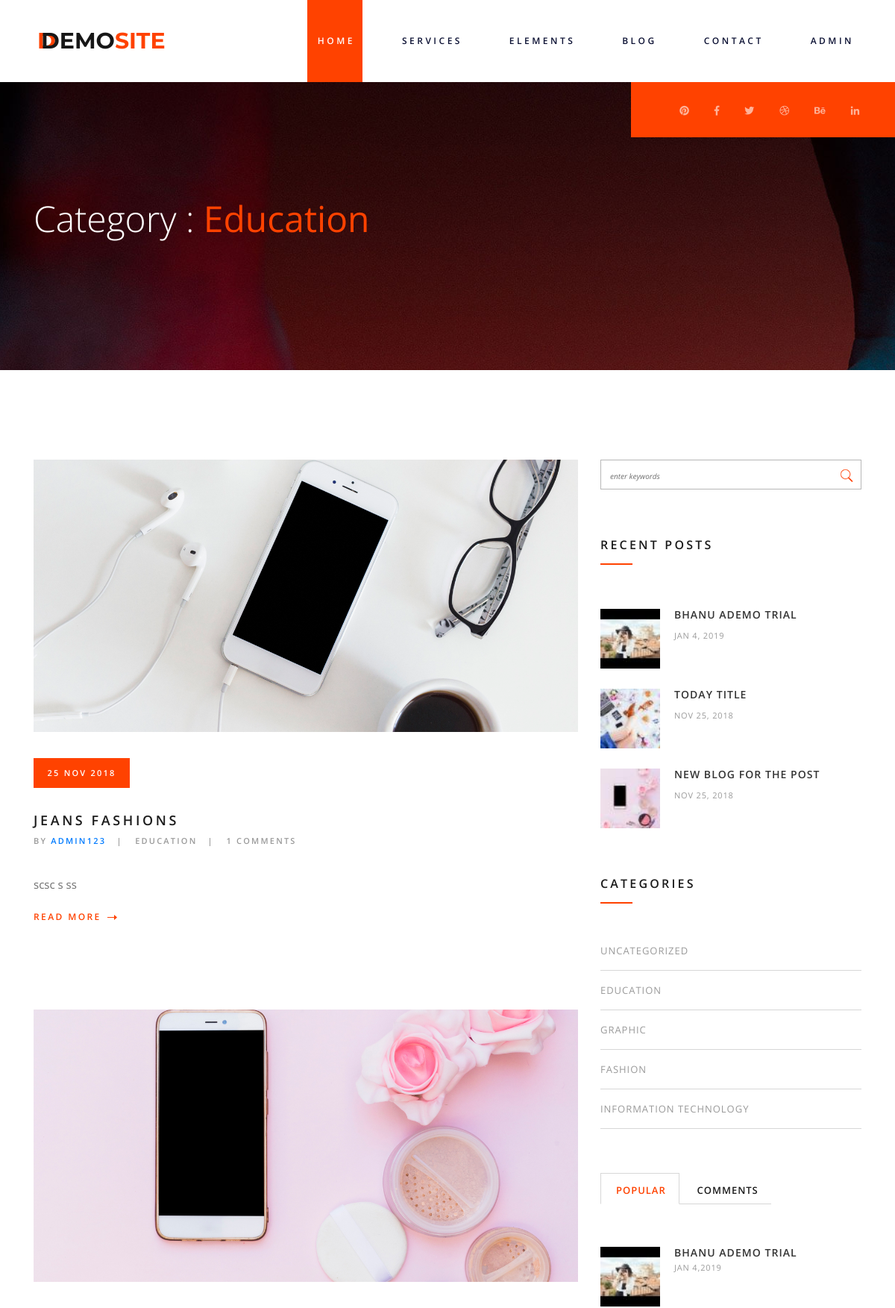
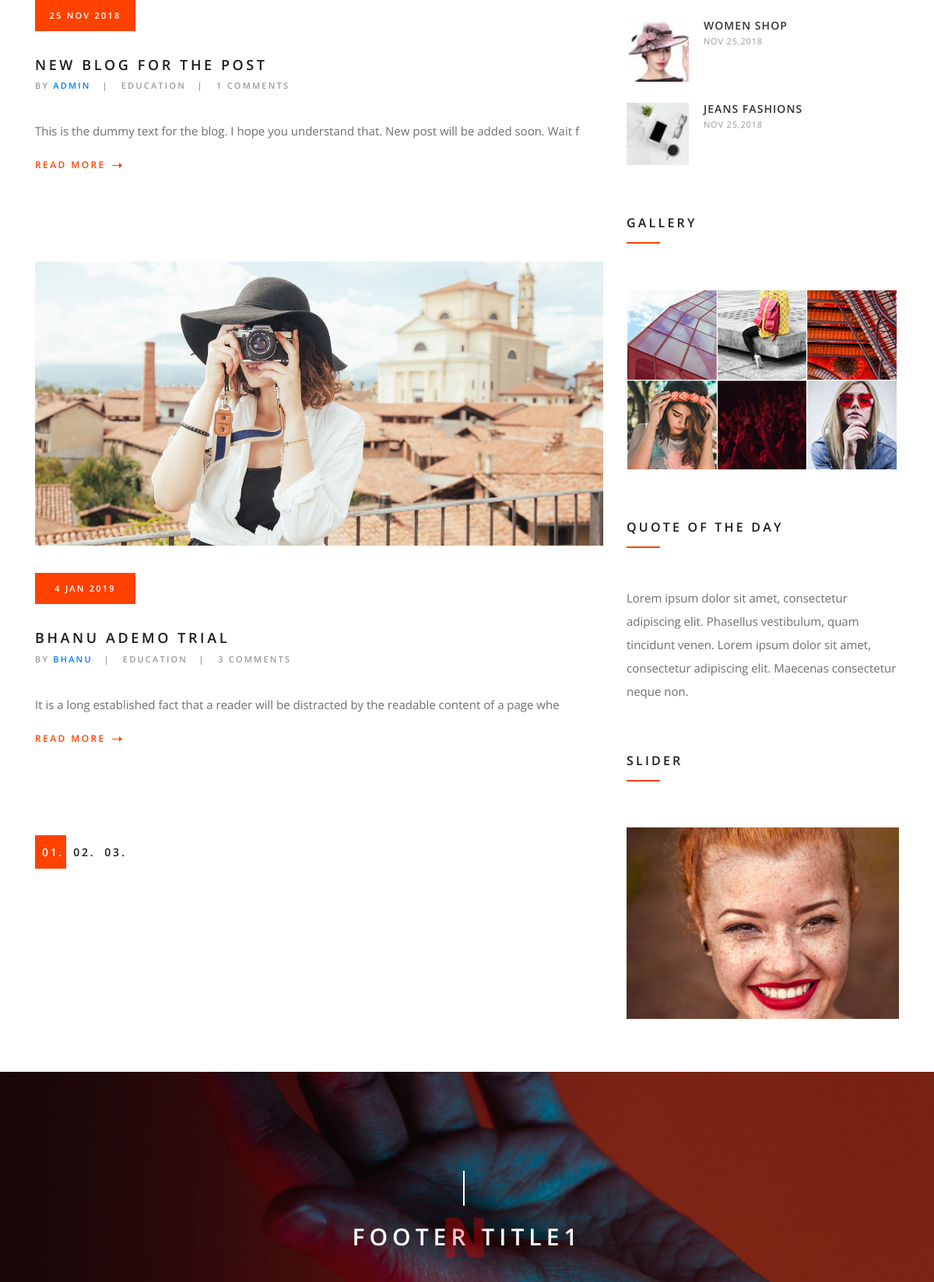
The app's page /category.php?category=3 (upper part) with its own data (2 pictures, top to bottom).
### tables this page shows
CREATE TABLE `top_header` (
  `top_header_id` int(3) NOT NULL,
  `title_text` varchar(255) NOT NULL,
  `bg_title_text` varchar(255) NOT NULL,
  `subtitle_text` varchar(255) NOT NULL,
  `top_header_date` date NOT NULL
);

CREATE TABLE `categories` (
  `cat_id` int(3) NOT NULL,
  `cat_title` varchar(255) NOT NULL
);

CREATE TABLE `posts` (
  `post_id` int(3) NOT NULL,
  `post_category_id` int(3) NOT NULL,
  `post_title` varchar(255) NOT NULL,
  `post_author` varchar(255) NOT NULL,
  `post_content` text NOT NULL,
  `post_image` text NOT NULL,
  `post_tags` varchar(255) NOT NULL,
  `post_comment_count` int(3) NOT NULL,
  `post_status` int(2) NOT NULL,
  `post_year` varchar(10) NOT NULL,
  `post_month` varchar(10) NOT NULL,
  `post_day` varchar(10) NOT NULL
);

CREATE TABLE `footer_widget` (
  `footer_widget_id` int(3) NOT NULL,
  `footer_widget_title` text NOT NULL,
  `footer_widget_bg_title` varchar(255) NOT NULL,
  `footer_widget_description` varchar(255) NOT NULL,
  `footer_widget_bg_image` text NOT NULL,
  `footer_widget_button_text` varchar(255) NOT NULL,
  `footer_widget_button_link` varchar(255) NOT NULL,
  `footer_widget_date` date NOT NULL
);

### category.php (the view, shortened to what the rows shown need)
<?php include "includes/db.php"; ?>
<?php include "includes/pages_header.php"; ?>
	<div class="home prlx_parent">
		<div class="container">
			<div class="row">
				<div class="col-lg-6">
					<div class="home_content">
					<?php
                        if(isset($_GET['category'])){
                            $category_id =$_GET['category'];
                            $query = "SELECT * FROM categories WHERE cat_id = $category_id";
                            $select_category = mysqli_query($connection , $query);
                            $cat_rows = mysqli_fetch_assoc($select_category);
                            $cat_title = $cat_rows['cat_title'];
                        }
                        ?>
						<h1>Category : <strong style='color:#ff4200;'><?php echo $cat_title; ?></strong></h1>
					</div>
				</div>
			</div>
		</div>
	</div>
	<div class="blog_content">
		<div class="container">
			<div class="row">
				<div class="col-lg-8">
					<div class="blog_main_content">
						<?php
                $query = "SELECT * FROM posts WHERE post_category_id = $category_id HAVING post_status = 1";
                $select_posts_query = mysqli_query($connection , $query);
                $check_rows = mysqli_num_rows($select_posts_query);
            if($check_rows > 0){
                while($posts_rows = mysqli_fetch_assoc($select_posts_query)){
                    $post_id = $posts_rows['post_id'];
                    $post_title = $posts_rows['post_title'];
                    $post_author = $posts_rows['post_author'];
                    $post_image = $posts_rows['post_image'];
                    $post_content = substr($posts_rows['post_content'], 0 , 100);
                    $post_category_id = $posts_rows['post_category_id'];
                    $post_comment_count = $posts_rows['post_comment_count'];
                    $post_year = $posts_rows['post_year'];
                    $post_month = $posts_rows['post_month'];
                    $post_day = $posts_rows['post_day'];
                ?>
						<article class="blog_post">
							<div class="blog_post_image">
								<a href="post.php?p_id=<?php echo $post_id; ?>"><div class="blog_post_image_background" style="background-image:url(uploads/images/<?php echo $post_image; ?> )"></div></a>
							</div>
							<div class="date_box d-flex flex-column align-items-center justify-content-center">
								<span><?php echo $post_day . " " . $post_month . " " . $post_year; ?></span>
							</div>
							<h3 class="blog_post_title"><a href="post.php?p_id=<?php echo $post_id; ?>"><?php echo $post_title; ?></a></h3>
							<div class="blog_post_meta">
								<span class="blog_post_author">by <a href="#"><?php echo $post_author; ?></a></span>
								<?php
                                    $query = "SELECT * FROM categories WHERE cat_id = $post_category_id";
                                    $select_categories = mysqli_query($connection , $query);
                                     $cat_rows = mysqli_fetch_assoc($select_categories);
                                     $cat_title = $cat_rows['cat_title'];
                                ?>
								<span class="blog_post_category"><?php echo $cat_title; ?></span>
								<span class="blog_post_comments"><?php echo $post_comment_count; ?> comments</span>
							</div>
							<div class="blog_post_text">
								<p><?php echo $post_content; ?></p>
							</div>
							<a href="post.php?p_id=<?php echo $post_id; ?>" class="blog_post_link">read more
								<svg version="1.1" id="Layer_1" x="0px" y="0px"
									 width="13px" height="7px" viewBox="0 0 13 7" enable-background="new 0 0 13 7" xml:space="preserve">
								<polygon id="arrow_poly_1" class="arrow_poly" fill="#FF4200" points="13,3.5 9,0 9,3 0,3 0,4 9,4 9,7 "/>
								</svg>
							</a>
						</article>
                        <?php
                    }
            }else{
                echo "<h2 class=''>No post found related to <strong style='color:#ff4200;'>{$cat_title}</strong> category.</h2>";
            }
                        ?>
					</div>
				</div>
				<?php include "includes/sidebar.php"; ?>
			</div>
		</div>
	</div>
<?php include "includes/pages_footer.php"; ?>

### includes/pages_header.php (shortened to what the rows shown need)
<?php
                $query1_value = "SELECT * FROM top_header WHERE top_header_id = 1";
                $query_select1_value = mysqli_query($connection , $query1_value);
                $rows = mysqli_fetch_assoc($query_select1_value);
                    $title_text_value = $rows['title_text'];
                    $bg_title_text_value = $rows['bg_title_text'];
                    $subtitle_text_value = $rows['subtitle_text'];
                ?>
<!DOCTYPE html>
<html lang="en">
<head>
<link rel="stylesheet" type="text/css" href="styles/bootstrap4/bootstrap.min.css">
<link href="plugins/fontawesome-free-5.0.1/css/fontawesome-all.css" rel="stylesheet" type="text/css">
<link rel="stylesheet" type="text/css" href="plugins/OwlCarousel2-2.2.1/owl.carousel.css">
<link rel="stylesheet" type="text/css" href="plugins/OwlCarousel2-2.2.1/owl.theme.default.css">
<link rel="stylesheet" type="text/css" href="plugins/OwlCarousel2-2.2.1/animate.css">
<link rel="stylesheet" type="text/css" href="styles/main_styles.css">
<link rel="stylesheet" type="text/css" href="styles/responsive.css">
<link rel="stylesheet" type="text/css" href="plugins/js-flickr-gallery-1.24/js-flickr-gallery.css">
<link href="plugins/colorbox/colorbox.css" rel="stylesheet" type="text/css">
<link rel="stylesheet" type="text/css" href="styles/blog_styles.css">
<link rel="stylesheet" type="text/css" href="styles/blog_responsive.css">
<link rel="stylesheet" type="text/css" href="styles/blog_post_styles.css">
<link rel="stylesheet" type="text/css" href="styles/blog_post_responsive.css">
</head>
<body>
<div class="super_container">
	<header class="header d-flex flex-row justify-content-end align-items-center">
		<div class="logo_container mr-auto">
			<div class="logo">
				<a href="index.php"><span><?php echo $bg_title_text_value; ?></span><?php echo $title_text_value; ?><span><?php echo $subtitle_text_value; ?></span></a>
			</div>
		</div>
	</header>

### includes/sidebar.php (shortened to what the rows shown need)
<div class="col-lg-4">
					<div class="blog_sidebar">
						<div class="sidebar_section">
							<div class="sidebar_recent">
								<?php
                $query_recent = "SELECT * FROM posts WHERE post_status = 1 ORDER BY post_id DESC limit 3";
                $select_recent_posts_query = mysqli_query($connection , $query_recent);
                $check_recent_rows = mysqli_num_rows($select_recent_posts_query);
                if($check_recent_rows > 0){
                while($posts_recent_rows = mysqli_fetch_assoc($select_recent_posts_query)){
                    $post_id = $posts_recent_rows['post_id'];
                    $post_title = $posts_recent_rows['post_title'];
                    $post_image = $posts_recent_rows['post_image'];
                    $post_year = $posts_recent_rows['post_year'];
                    $post_month = $posts_recent_rows['post_month'];
                    $post_day = $posts_recent_rows['post_day'];
                ?>
								<div class="recent_post d-flex flex-row justify-content-start">
									<div class="recent_post_image">
										<a href="post.php?p_id=<?php echo $post_id; ?>"><img src="uploads/thumbs/sidebar/<?php echo $post_image; ?>" alt="" style="height: 80px; width: 80px;"></a>
									</div>
									<div class="recent_post_content">
										<h4 class="recent_post_title"><a href="post.php?p_id=<?php echo $post_id; ?>"><?php echo $post_title; ?></a></h4>
										<span class="recent_post_date"><?php echo $post_month . " " . $post_day . ", " . $post_year; ?> </span>
									</div>
								</div>
								<?php
                                    }
                        }
                        ?>
							</div>
						</div>
						<div class="sidebar_section">
							<div class="sidebar_categories">
								<ul>
								<?php
                                $query = "SELECT * FROM categories";
                                $select_query = mysqli_query($connection , $query);
                                    $check_cat_rows = mysqli_num_rows($select_query);
                                    if($check_cat_rows > 0){
                                        $query_post = "SELECT * FROM posts WHERE post_status = 1 ORDER BY post_id DESC limit 3";
                                        $select_posts_query = mysqli_query($connection , $query_post);
                                        $check_post_rows = mysqli_num_rows($select_posts_query);
                                        if($check_post_rows > 0){
                                while($row = mysqli_fetch_array($select_query)){
                                    $cat_id = $row['cat_id'];
                                    $cat_title = $row['cat_title'];
                                ?>
									<li><a href="category.php?category=<?php echo $cat_id; ?>"><?php echo $cat_title; ?></a></li>
									<?php
                                }
                                        }else{
                                            ?>
                                        <div class="recent_post_content">
                                            <h4 class="recent_post_title">Post doesn't exist to assign category.</h4>
                                        </div>
                                            <?php
                                        }
                                    }else{
                                    ?>
                                    <div class="recent_post_content">
										<h4 class="recent_post_title">No category Found.</h4>
									</div>
                                    <?php
                                    }
                                    ?>
								</ul>
							</div>
						</div>
						<div class="sidebar_section">
							<div class="sidebar_tabs">
								<div id="tab_1" class="tab_container active">
									<div class="sidebar_popular">
                                        <?php
                                        $query_pop = "SELECT * FROM posts WHERE post_status = 1 ORDER BY post_comment_count DESC limit 3";
                                        $query_pop_post = mysqli_query($connection , $query_pop);
                                        $check_pop_post_rows = mysqli_num_rows($query_pop_post);
                                        if($check_pop_post_rows > 0){
                                            while($row = mysqli_fetch_assoc($query_pop_post)){
                                                $post_id = $row['post_id'];
                                                $post_title = $row['post_title'];
                                                $post_image = $row['post_image'];
                                                $post_year = $row['post_year'];
                                                $post_month = $row['post_month'];
                                                $post_day = $row['post_day'];
                                        ?>
										<div class="popular_post d-flex flex-row justify-content-start">
											<div class="popular_post_image">
												<a href="post.php?p_id=<?php echo $post_id; ?>"><img src="uploads/thumbs/sidebar/<?php echo $post_image; ?>" alt="" style="height: 80px; width: 80px;"></a>
											</div>
											<div class="popular_post_content">
												<h4 class="popular_post_title"><a href="post.php?p_id=<?php echo $post_id; ?>"><?php echo $post_title; ?></a></h4>
												<span class="popular_post_date"><?php echo $post_month . " " . $post_day . "," . $post_year; ?></span>
											</div>
										</div>
										<?php
                                            }
                                        }else{
                                        ?>
                                            <div class="recent_post_content">
                                                <h4 class="recent_post_title">No Post Found.</h4>
                                            </div>
                                        <?php
                                        }
                                        ?>
									</div>
								</div>
							</div>
						</div>
					</div>
				</div>

### includes/pages_footer.php (shortened to what the rows shown need)
<div class="contact prlx_parent">
    <?php
                $query1_value = "SELECT * FROM footer_widget WHERE footer_widget_id = 1";
                $query_select1_value = mysqli_query($connection , $query1_value);
                $rows = mysqli_fetch_assoc($query_select1_value);
                    $title_value = $rows['footer_widget_title'];
                    $bg_title_value = $rows['footer_widget_bg_title'];
                    $bg_image_value = $rows['footer_widget_bg_image'];
                ?>
    <div class="contact_background prlx" style="background-image: url(uploads/images/<?php echo $bg_image_value; ?>);"></div>
    <div class="container">
        <div class="row">
           <div class="col-lg-6 offset-lg-3 text-center section_title contact_title">
                <h2><?php echo $title_value; ?><span><?php echo $bg_title_value; ?></span></h2>
            </div>
        </div>
    </div>
</div>
</div>
</body>
</html>

### records on screen
top_header: bg_title_text "D", title_text "DEMO", subtitle_text "SITE"
categories: cat_title "Education", cat_title "EDUCATION"
posts: post_image (picture), post_day "25", post_month "NOV", post_year "2018", post_title "JEANS FASHIONS", post_author "ADMIN123", categories.cat_title "EDUCATION", post_comment_count "1", post_content "scsc s ss"
posts: post_image (picture), post_day "25", post_month "NOV", post_year "2018", post_title "NEW BLOG FOR THE POST", post_author "ADMIN", categories.cat_title "EDUCATION", post_comment_count "1", post_content "This is the dummy text for the blog. I hope you understand that. New post will be added soon. Wait f"
posts: post_image (picture), post_day "4", post_month "JAN", post_year "2019", post_title "BHANU ADEMO TRIAL", post_author "BHANU", categories.cat_title "EDUCATION", post_comment_count "3", post_content "It is a long established fact that a reader will be distracted by the readable content of a page whe"
posts: post_image (picture), post_title "TODAY TITLE", post_month "NOV", post_day "25", post_year "2018"
categories: cat_title "UNCATEGORIZED"
categories: cat_title "GRAPHIC"
categories: cat_title "FASHION"
categories: cat_title "INFORMATION TECHNOLOGY"
posts: post_image (picture), post_title "WOMEN SHOP", post_month "NOV", post_day "25", post_year "2018"
footer_widget: footer_widget_bg_image (picture), footer_widget_title "FOOTER TITLE1", footer_widget_bg_title "N"
